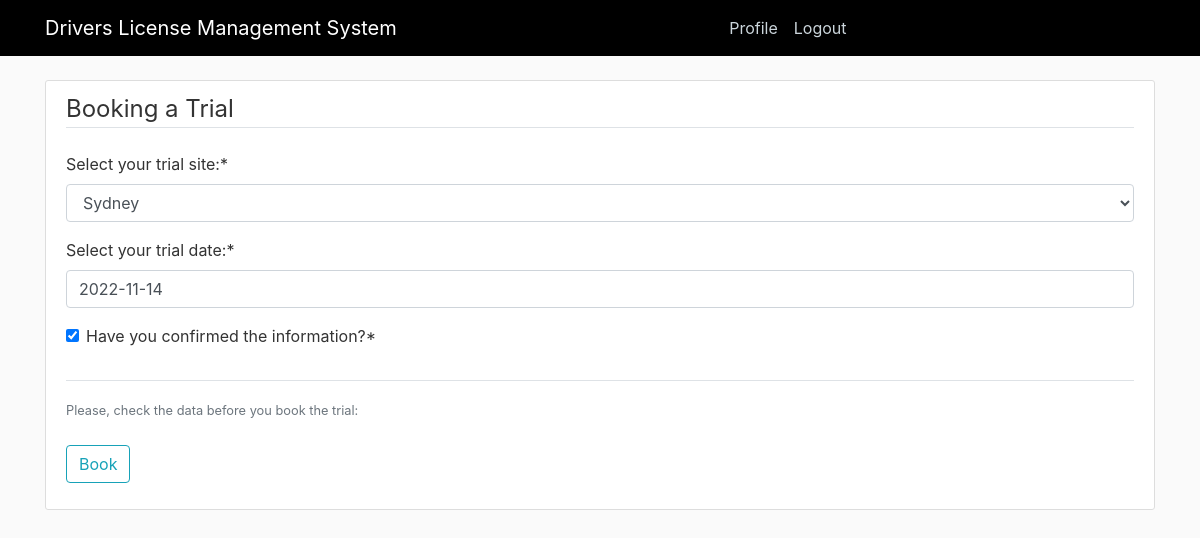
The app's page /booking/ (signed in), older data.
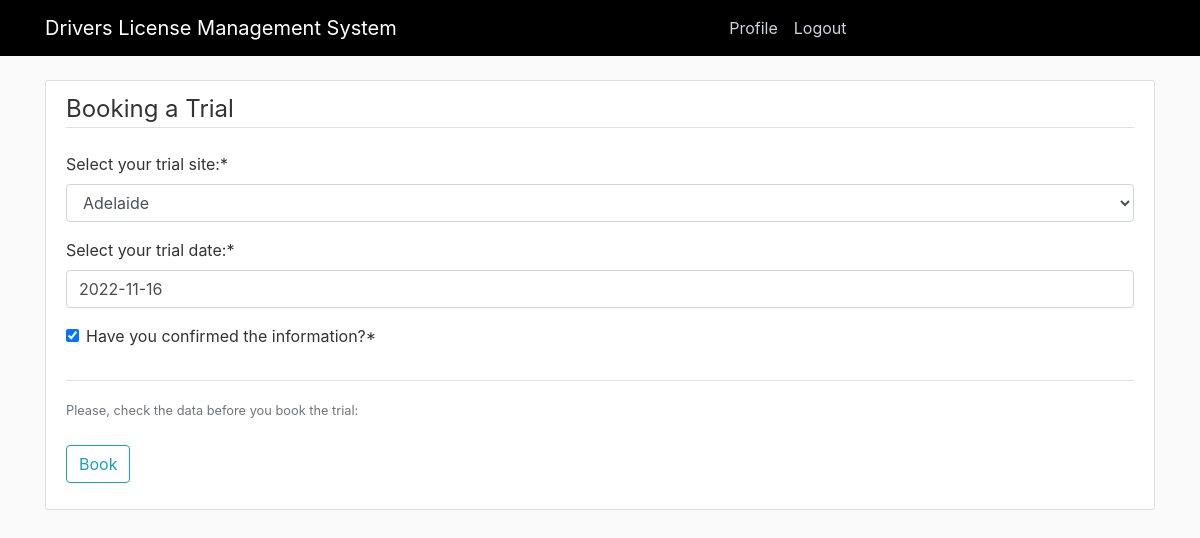
The same page, newer data.
### users/models.py (models this page shows, shortened)
class Profile(models.Model):
    TRIAL_STATUS = (
        ("Not_Taken", ("Not_Taken")),
        ("Approved", ("Approved")),
        ("Rejected", ("Rejected")),
    )
    user = models.OneToOneField(User, on_delete=models.CASCADE)
    booked_user = models.BooleanField("User already booked a trial", default=False)
    booked_site = models.CharField("Booking Sites Available", max_length=32, default="")
    booked_date = models.DateField("Booking Dates Available", default=timezone.now)
    booked_time = models.TimeField("Booking Time Available", default=timezone.now,)
    trial_status = models.CharField("Trial Status", max_length=32, choices=TRIAL_STATUS, default="Not_Taken")

### users/views.py (the view)
# urls.py: path('booking/', user_views.booking, name="booking"),
@login_required
def booking(request):
    if request.method == "POST":
        b_form = BookingForm(request.POST, instance=request.user.profile)
        if b_form.is_valid():
            b_form.save()
            messages.success(request, f"Your booking has been set")
            return redirect("profile")
    else:
        b_form = BookingForm(instance=request.user.profile)
    context = {
        'b_form': b_form
    }
    form = BookingForm()
    return render(request, "users/booking.html", context)

### users/forms.py
class BookingForm(forms.ModelForm):
    SITES = (
        ("Sydney", ("Sydney")),
        ("Brisbaine", ("Brisbaine")),
        ("Adelaide", ("Adelaide")),
    )
    booked_user = forms.BooleanField(
        label='Have you confirmed the information?',
    )
    booked_site = forms.CharField(
        label='Select your trial site:',
        widget=forms.Select(choices=SITES)
    )
    booked_date = forms.DateField(
        label="Select your trial date:",
        widget=DatePicker()
        )
    class Meta:
        model = Profile
        fields = ['booked_site', 'booked_date', 'booked_user']

### users/templates/users/booking.html (shortened to what this page needs)
{% extends "users/base.html" %}
{% load crispy_forms_tags %}
{% block content %}
<main role="main" class="container">
    <div class="content-section">
        <form method="POST">
            <fieldset class="form-group">
                <legend class="border-bottom mb-4">Booking a Trial</legend>
                {{ b_form|crispy }}
            </fieldset>
            <div class="border-top pt-3">
                <small class="text-muted">
                    Please, check the data before you book the trial: <a class="ml-2" </a>
                </small>
            </div>
            <div class="form-group">
                <button class="btn btn-outline-info" type="submit">Book</button>
            </div>
        </form>
    </div>
</main>
{% endblock content %}

### users/templates/users/base.html (shortened to what this page needs)
{% load static %}
<!DOCTYPE html>
<html>
<head>
    <link rel="stylesheet" href="https://maxcdn.bootstrapcdn.com/bootstrap/4.0.0/css/bootstrap.min.css">
    <link rel="stylesheet" type="text/css" href="{% static 'users/main.css' %}">
</head>
<body>
    <header class="site-header">
      <nav class="navbar navbar-expand-md navbar-dark bg-steel fixed-top">
        <div class="container">
          <a class="navbar-brand mr-4" href="{% url 'home' %}">Drivers License Management System</a>
          <div class="collapse navbar-collapse" id="navbarToggle">
            <div class="navbar-nav mr-auto">
                {% if user.is_authenticated %}
                <a class="nav-item nav-link" href="{% url 'profile' %}">Profile</a>
                <a class="nav-item nav-link" href="{% url 'logout' %}">Logout</a>
                {% else %}
                <a class="nav-item nav-link" href="{% url 'home' %}">Applicant Guide</a>
                <a class="nav-item nav-link" href="{% url 'home' %}">About</a>
                {% endif %}
            </div>
          </div>
        </div>
      </nav>
    </header>
    {% block content %}{% endblock %}
</body>
</html>

### users/static/users/main.css (style rules this page uses)
body { background: #fafafa; color: #333333; margin-top: 5rem; }
.bg-steel { background-color: #000000; }
.site-header .navbar-nav .nav-link { color: #cbd5db; }
.content-section { background: #ffffff; padding: 10px 20px; border: 1px solid #dddddd; border-radius: 3px; margin-bottom: 20px; }

Row changes from the older to the newer data that the page shows:
changed Profile: booked_site "Sydney" → "Adelaide"; booked_date "2022-11-14" → "2022-11-16"
